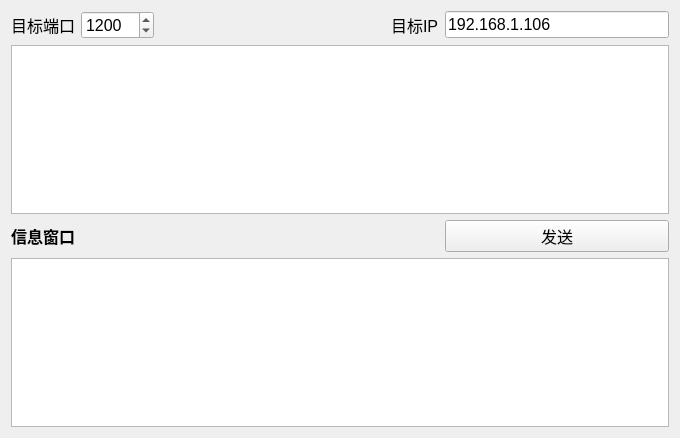
<?xml version="1.0" encoding="UTF-8"?>
<ui version="4.0">
 <class>Widget</class>
 <widget class="QWidget" name="Widget">
  <property name="geometry">
   <rect>
    <x>0</x>
    <y>0</y>
    <width>680</width>
    <height>438</height>
   </rect>
  </property>
  <property name="windowTitle">
   <string>Widget</string>
  </property>
  <layout class="QGridLayout" name="gridLayout">
   <item row="0" column="0">
    <widget class="QLabel" name="label">
     <property name="font">
      <font>
       <pointsize>12</pointsize>
      </font>
     </property>
     <property name="text">
      <string>目标端口</string>
     </property>
    </widget>
   </item>
   <item row="0" column="1">
    <widget class="QSpinBox" name="spinBox">
     <property name="font">
      <font>
       <pointsize>12</pointsize>
      </font>
     </property>
     <property name="maximum">
      <number>99999</number>
     </property>
     <property name="value">
      <number>1200</number>
     </property>
    </widget>
   </item>
   <item row="0" column="2">
    <spacer name="horizontalSpacer_2">
     <property name="orientation">
      <enum>Qt::Horizontal</enum>
     </property>
     <property name="sizeHint" stdset="0">
      <size>
       <width>200</width>
       <height>20</height>
      </size>
     </property>
    </spacer>
   </item>
   <item row="0" column="3">
    <widget class="QLabel" name="label_2">
     <property name="font">
      <font>
       <pointsize>12</pointsize>
      </font>
     </property>
     <property name="text">
      <string>目标IP</string>
     </property>
    </widget>
   </item>
   <item row="0" column="4">
    <widget class="QLineEdit" name="lineEdit">
     <property name="font">
      <font>
       <pointsize>12</pointsize>
      </font>
     </property>
     <property name="text">
      <string>192.168.1.106</string>
     </property>
    </widget>
   </item>
   <item row="1" column="0" colspan="5">
    <widget class="QPlainTextEdit" name="plainTextEdit"/>
   </item>
   <item row="2" column="2" colspan="2">
    <spacer name="horizontalSpacer">
     <property name="orientation">
      <enum>Qt::Horizontal</enum>
     </property>
     <property name="sizeHint" stdset="0">
      <size>
       <width>267</width>
       <height>20</height>
      </size>
     </property>
    </spacer>
   </item>
   <item row="2" column="4">
    <widget class="QPushButton" name="pushButton">
     <property name="font">
      <font>
       <pointsize>12</pointsize>
      </font>
     </property>
     <property name="text">
      <string>发送</string>
     </property>
    </widget>
   </item>
   <item row="3" column="0" colspan="5">
    <widget class="QPlainTextEdit" name="window"/>
   </item>
   <item row="2" column="0" colspan="2">
    <widget class="QLabel" name="label_3">
     <property name="font">
      <font>
       <pointsize>12</pointsize>
       <weight>75</weight>
       <bold>true</bold>
      </font>
     </property>
     <property name="text">
      <string>信息窗口</string>
     </property>
    </widget>
   </item>
  </layout>
 </widget>
 <layoutdefault spacing="6" margin="11"/>
 <resources/>
 <connections/>
</ui>
